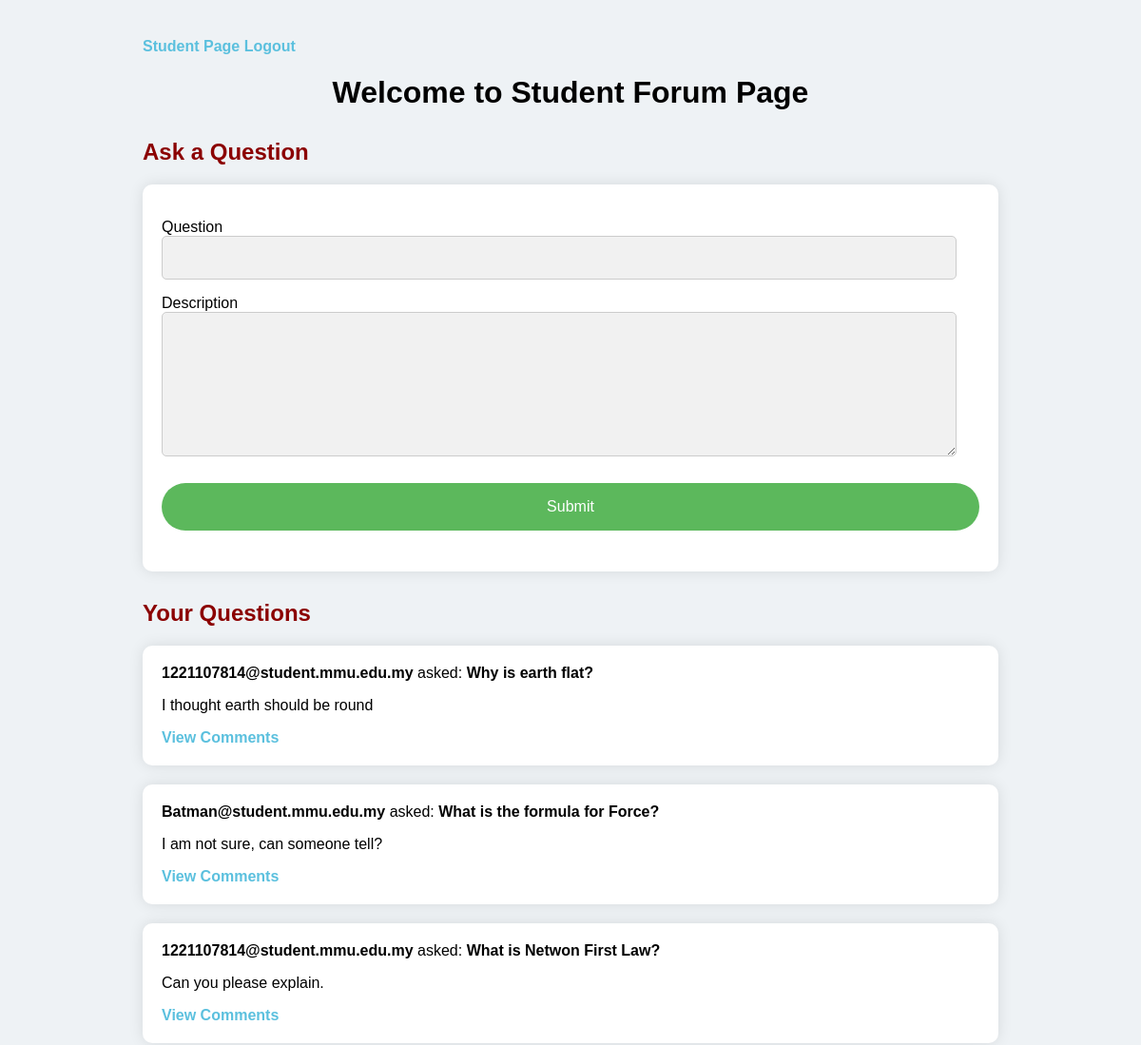
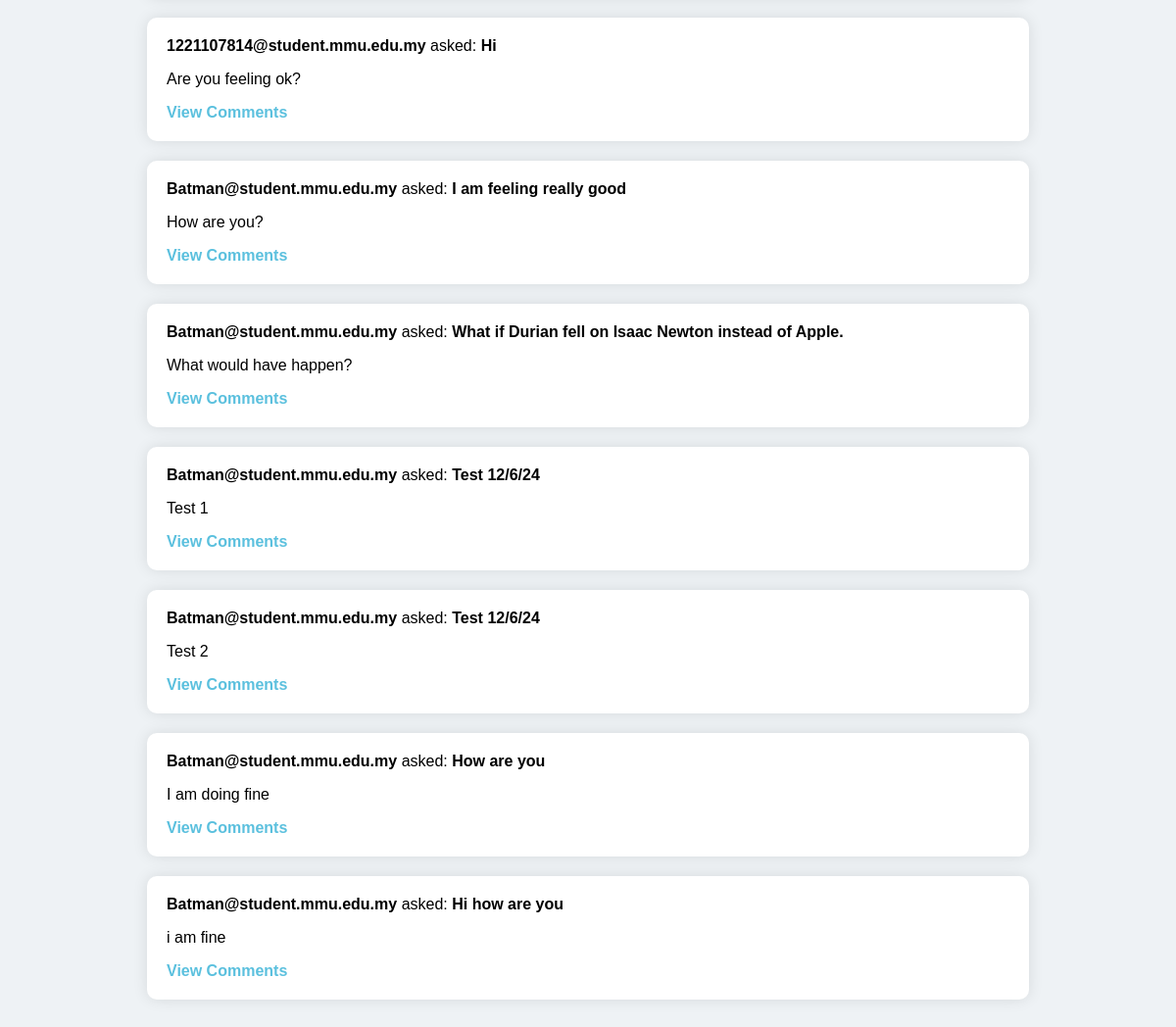
Page /studentforum on the committed database (2 pictures, top to bottom).
### app.py (models this page shows)
class Question(db.Model):
    id = db.Column(db.Integer, primary_key=True)
    question = db.Column(db.String(500), nullable=False)
    email = db.Column(db.String(90), nullable=False)
    description = db.Column(db.Text, nullable=False)

### app.py (the view)
@app.route('/studentforum', methods=['GET', 'POST'])
def studentforum():
    form = QuestionForm()
    if form.validate_on_submit():
        question = Question(email=current_user.email, question=form.question.data, description=form.description.data)
        db.session.add(question)
        db.session.commit()
        flash('Your question already posted!', 'success')
        return redirect(url_for('studentforum'))
    questions = Question.query.all()
    return render_template('studentforum.html', form=form, questions=questions)

### app.py
class QuestionForm(FlaskForm): #Used FlaskForm to create the text box for Question
    question = StringField('Question', validators=[DataRequired()])
    description = TextAreaField('Description', validators=[DataRequired()])
    submit = SubmitField('Submit')

### templates/studentforum.html (shortened to what this page needs)
<!DOCTYPE html>
<html lang="en">
<head>
    <link rel="stylesheet" href="{{ url_for('static', filename='student.css') }}">
</head>
<body>
    <nav>
        <div class="nav-items">
             <a href='/student'>Student Page</a>
             <a href="/">Logout</a>
    </nav>
    <h1>Welcome to Student Forum Page</h1>
    <h2>Ask a Question</h2>
    <form method="POST">
        <div>
         <p>{{ form.question.label }} {{ form.question }}</p>
        </div>
        <div>
            <p>{{ form.description.label }} {{ form.description }}</p>
        </div>
        <div>
            {{ form.submit }}
        </div>
    </form>
    <h2>Your Questions</h2>
    <ul>
        {% for question in questions %}
            <li>
                <strong>{{ question.email }}</strong> asked: <strong>{{ question.question }}</strong>
                <p>{{ question.description }}</p>
                <a href="{{ url_for('help_forum', question_id=question.id) }}">View Comments</a>
            </li>
        {% endfor %}
    </ul>
</body>
</html>

### static/student.css (style rules this page uses)
body { font-family: Arial, Helvetica, sans-serif; background-color: #eef2f5; max-width: 900px; margin: 0 auto; padding-top: 40px; padding-bottom: 40px; }
h1 { text-align: center; margin-bottom: 30px; }
h2 { color: darkred; margin-top: 30px; }
form { background-color: #fff; padding: 20px; border-radius: 10px; box-shadow: 0 0 15px rgba(0, 0, 0, 0.1); margin-bottom: 30px; }
form div { margin-bottom: 15px; }
input[type=text], textarea { width: 95%; padding: 15px; padding-right: 2px; display: inline-block; border: 1px solid #ccc; border-radius: 5px; background: #f1f1f1; font-size: 12px; }
textarea { resize: vertical; min-height: 120px; }
input[type=submit] { background-color: #5cb85c; color: white; border: none; padding: 16px 20px; margin: 8px 0; width: 100%; cursor: pointer; border-radius: 25px; font-size: 16px; text-align: center; }
ul { list-style-type: none; padding: 0; }
ul li { background: #fff; padding: 20px; border-radius: 10px; margin-bottom: 20px; box-shadow: 0 0 15px rgba(0, 0, 0, 0.1); }
a { color: #5bc0de; text-decoration: none; font-weight: bold; }

### rows in the picture
Question: email "1221107814@student.mmu.edu.my", question "Why is earth flat?", description "I thought earth should be round"
Question: email "Batman@student.mmu.edu.my", question "What is the formula for Force?", description "I am not sure, can someone tell?"
Question: email "1221107814@student.mmu.edu.my", question "What is Netwon First Law?", description "Can you please explain."
Question: email "1221107814@student.mmu.edu.my", question "Hi", description "Are you feeling ok?"
Question: email "Batman@student.mmu.edu.my", question "I am feeling really good", description "How are you?"
Question: email "Batman@student.mmu.edu.my", question "What if Durian fell on Isaac Newton instead of Apple.", description "What would have happen?"
Question: email "Batman@student.mmu.edu.my", question "Test 12/6/24", description "Test 1"
Question: email "Batman@student.mmu.edu.my", question "Test 12/6/24", description "Test 2"
Question: email "Batman@student.mmu.edu.my", question "How are you", description "I am doing fine"
Question: email "Batman@student.mmu.edu.my", question "Hi how are you", description "i am fine"
